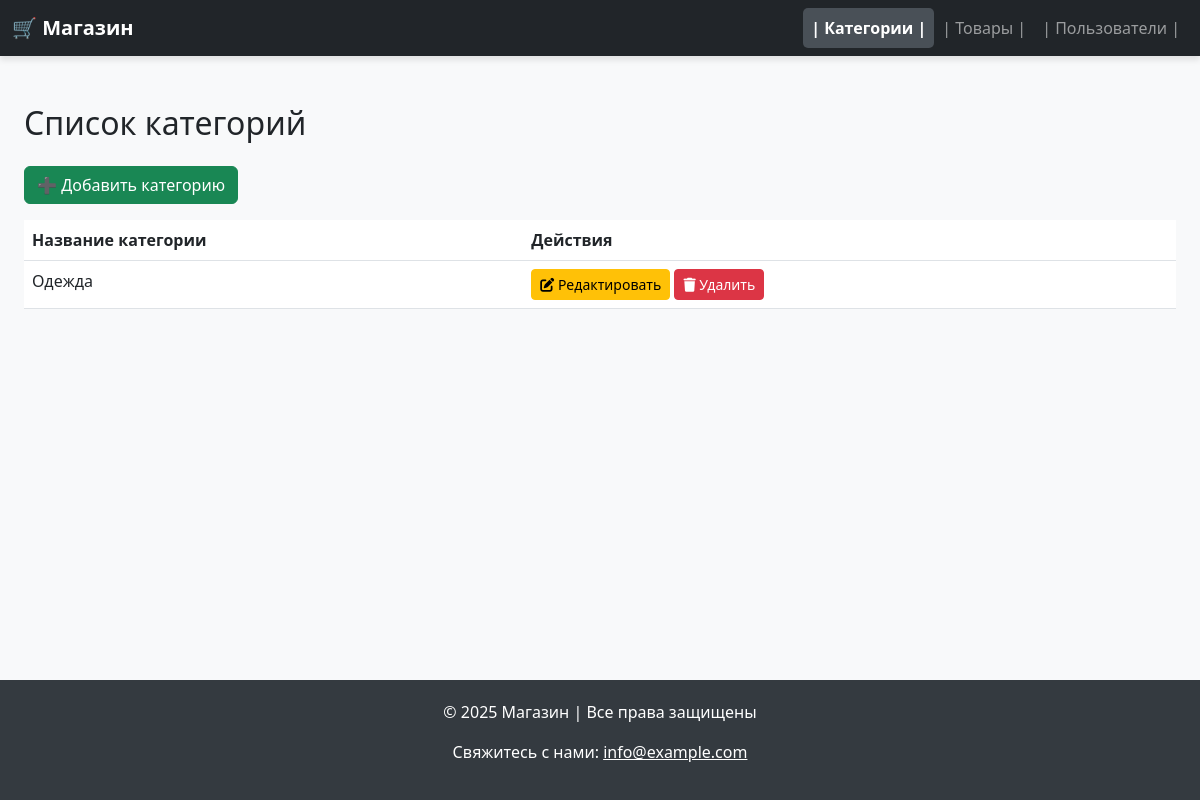
Page /categories/ on the earlier database version.
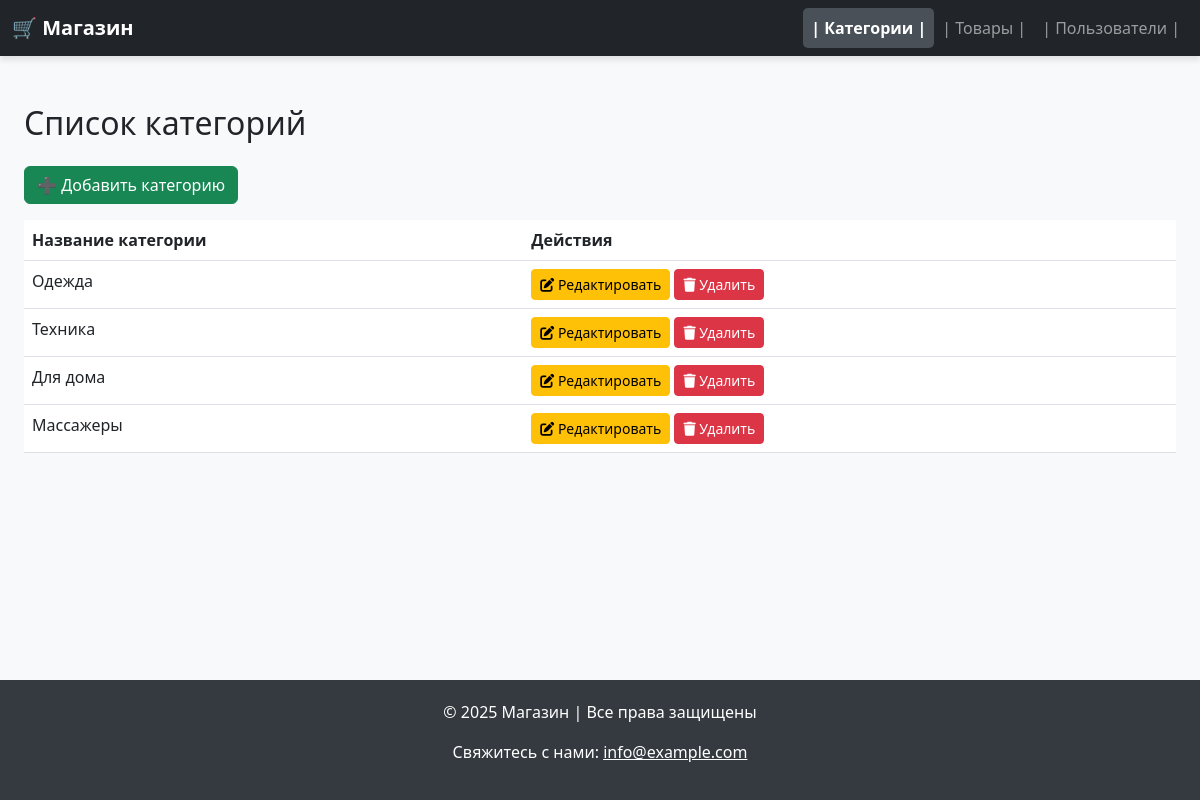
Same page on the later database version.
### admin_panel/catalog/models.py (models this page shows, shortened)
class Category(models.Model):
    category_id = models.AutoField(primary_key=True)
    name = models.CharField(max_length=150, verbose_name='Название')

### admin_panel/catalog/views.py (the view)
# urls.py: path('categories/', catalog_views.category_list, name='category_list'),
def category_list(request):
    categories = Category.objects.all()
    return render(request, 'catalog/category_list.html', {'categories': categories})

### admin_panel/templates/catalog/category_list.html
{% extends "base.html" %}
{% block content %}
<div class="container mt-4">
    <h2 class="mb-4">Список категорий</h2>
    <a href="{% url 'add_category' %}" class="btn btn-success mb-3">
        ➕ Добавить категорию
    </a>
    <table class="table table-hover">
        <thead>
            <tr>
                <th scope="col">Название категории</th>
                <th scope="col">Действия</th>
            </tr>
        </thead>
        <tbody>
            {% for category in categories %}
            <tr>
                <td>{{ category.name }}</td>
                <td>
                    <a href="{% url 'edit_category' category.category_id %}" class="btn btn-warning btn-sm">
                        <i class="fas fa-edit"></i> Редактировать
                    </a>
                    <a href="{% url 'delete_category' category.category_id %}" class="btn btn-danger btn-sm">
                        <i class="fas fa-trash"></i> Удалить
                    </a>
                </td>
            </tr>
            {% endfor %}
        </tbody>
    </table>
</div>
{% endblock %}

Differences in the rows shown:
added Category: name "Техника"
added Category: name "Для дома"
added Category: name "Массажеры"
